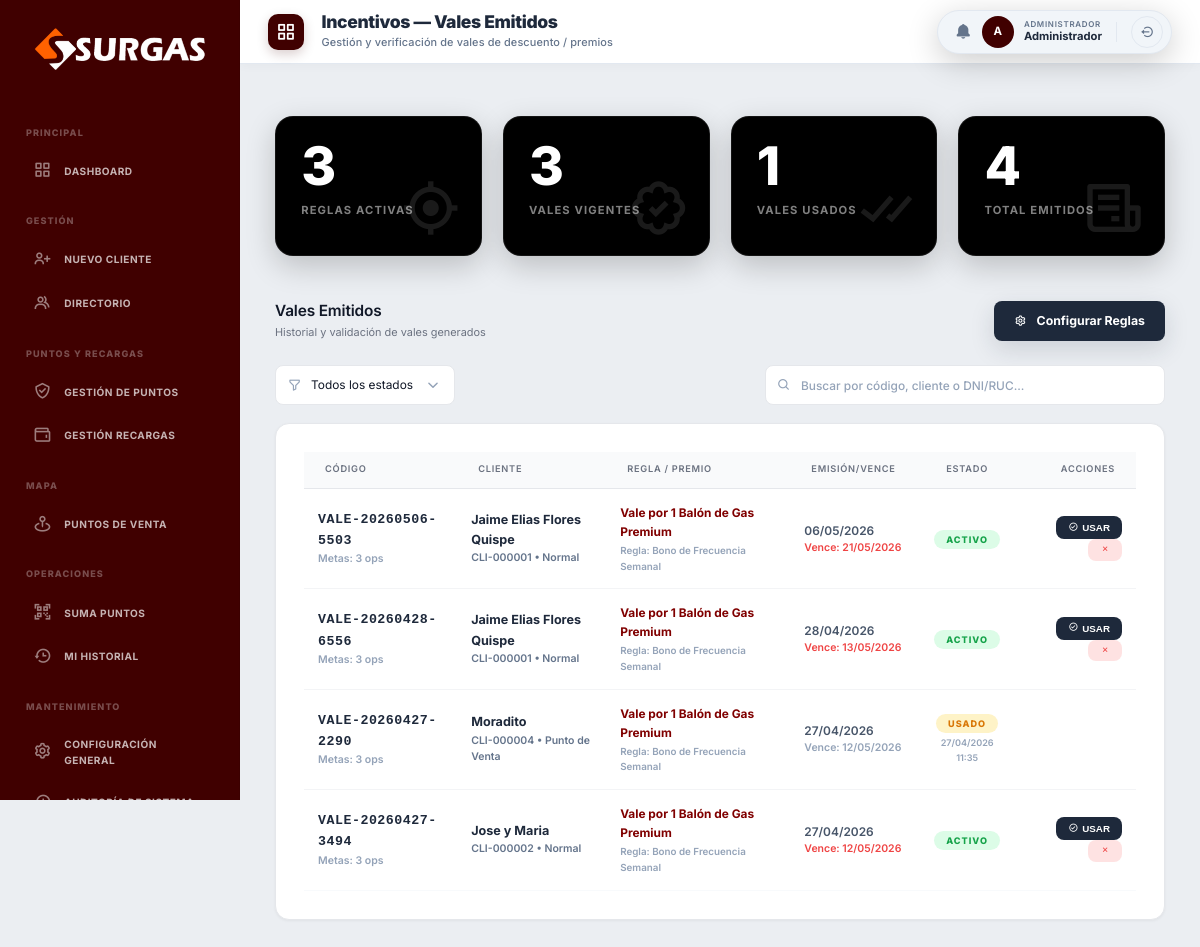
The app's page /incentivos/vales (signed in) with its own data.
### tables this page shows
CREATE TABLE IF NOT EXISTS `incentivos_vales` (
  `id` int(11) NOT NULL AUTO_INCREMENT,
  `codigo` varchar(25) NOT NULL COMMENT 'C├│digo ├║nico del vale: VALE-20260427-0001',
  `cliente_id` int(11) NOT NULL,
  `regla_id` int(11) NOT NULL,
  `periodo_evaluado` varchar(20) NOT NULL COMMENT '2026-04 (a├▒o-mes evaluado)',
  `cantidad_lograda` int(11) NOT NULL DEFAULT 0 COMMENT 'Operaciones realizadas en el periodo',
  `tipo_premio` enum('vale_descuento','vale_producto','vale_dinero') NOT NULL,
  `valor` decimal(10,2) NOT NULL DEFAULT 0.00,
  `descripcion` varchar(255) NOT NULL DEFAULT '',
  `fecha_emision` timestamp NOT NULL DEFAULT current_timestamp(),
  `fecha_vencimiento` date NOT NULL,
  `estado` enum('activo','usado','vencido','cancelado') NOT NULL DEFAULT 'activo',
  `usado_fecha` timestamp NULL DEFAULT NULL,
  `usado_por` int(11) DEFAULT NULL COMMENT 'FK ÔåÆ usuarios (qui├®n marc├│ como usado)',
  PRIMARY KEY (`id`),
  UNIQUE KEY `codigo` (`codigo`),
  KEY `regla_id` (`regla_id`),
  KEY `idx_cliente_periodo` (`cliente_id`,`periodo_evaluado`),
  KEY `idx_estado` (`estado`),
  KEY `idx_codigo` (`codigo`),
  CONSTRAINT `incentivos_vales_ibfk_1` FOREIGN KEY (`cliente_id`) REFERENCES `clientes` (`id`) ON DELETE CASCADE,
  CONSTRAINT `incentivos_vales_ibfk_2` FOREIGN KEY (`regla_id`) REFERENCES `incentivos_reglas` (`id`) ON DELETE CASCADE
);

CREATE TABLE IF NOT EXISTS `clientes` (
  `id` int(11) NOT NULL AUTO_INCREMENT,
  `codigo` varchar(20) DEFAULT NULL,
  `dni` varchar(15) DEFAULT NULL,
  `nombre` varchar(100) DEFAULT NULL,
  `razon_social` varchar(150) DEFAULT NULL,
  `tipo_cliente` enum('Normal','Restaurante','Punto de Venta') DEFAULT 'Normal',
  `ruc` varchar(15) DEFAULT NULL,
  `celular` varchar(20) DEFAULT NULL,
  `direccion` varchar(150) DEFAULT NULL,
  `departamento` enum('Tacna','Moquegua','Arequipa','Ilo') DEFAULT NULL,
  `token` varchar(255) DEFAULT NULL,
  `password` varchar(255) DEFAULT NULL,
  `puntos` int(11) DEFAULT 0,
  `estado` tinyint(4) DEFAULT 1,
  `creado_por` int(11) DEFAULT NULL,
  `fecha_creacion` timestamp NULL DEFAULT current_timestamp(),
  `session_id` varchar(255) DEFAULT NULL,
  PRIMARY KEY (`id`),
  UNIQUE KEY `codigo` (`codigo`),
  UNIQUE KEY `dni` (`dni`),
  KEY `creado_por` (`creado_por`),
  CONSTRAINT `clientes_ibfk_1` FOREIGN KEY (`creado_por`) REFERENCES `usuarios` (`id`)
);

CREATE TABLE IF NOT EXISTS `incentivos_reglas` (
  `id` int(11) NOT NULL AUTO_INCREMENT,
  `nombre` varchar(150) NOT NULL COMMENT 'Ej: Promo 10 Galones ÔåÆ Vale 50%',
  `descripcion` text DEFAULT NULL COMMENT 'Texto motivacional visible al cliente',
  `tipo_cliente` enum('Todos','Normal','Restaurante','Punto de Venta') NOT NULL DEFAULT 'Todos',
  `meta_cantidad` int(11) NOT NULL DEFAULT 1 COMMENT 'Cantidad m├¡nima de operaciones en el periodo',
  `periodo` enum('semanal','mensual','trimestral') NOT NULL DEFAULT 'mensual',
  `tipo_premio` enum('vale_descuento','vale_producto','vale_dinero') NOT NULL DEFAULT 'vale_descuento',
  `valor_premio` decimal(10,2) NOT NULL DEFAULT 0.00 COMMENT '50 = 50% descuento, o monto fijo',
  `descripcion_premio` varchar(255) NOT NULL DEFAULT '' COMMENT 'Ej: Vale de 50% en tu pr├│xima compra',
  `vigencia_dias` int(11) NOT NULL DEFAULT 30 COMMENT 'D├¡as de validez del vale generado',
  `estado` tinyint(4) NOT NULL DEFAULT 1 COMMENT '1=Activo, 0=Inactivo',
  `fecha_creacion` timestamp NOT NULL DEFAULT current_timestamp(),
  `fecha_actualizacion` timestamp NOT NULL DEFAULT current_timestamp() ON UPDATE current_timestamp(),
  PRIMARY KEY (`id`)
);

### controllers/IncentivoController.php (called while the page is built, shortened)
<?php
require_once __DIR__ . '/../models/IncentivoModel.php';
class IncentivoController {
    private IncentivoModel $model;
    public function __construct() {
        $this->model = new IncentivoModel();
    }
    public function vales(): void {
        $this->model->expirarValesVencidos();
        $vales = $this->model->getAllVales();
        $stats = $this->model->getEstadisticas();
        $this->render('incentivos/vales', [
            'vales' => $vales,
            'stats' => $stats
        ]);
    }
    private function render(string $view, array $data = []): void {
        extract($data);
        require __DIR__ . "/../views/{$view}.php";
    }
}

### config/Database.php (called while the page is built, shortened)
<?php
class Database {
    private static $instance = null;
    public static function getConnection(): PDO {
        if (self::$instance === null) {
            try {
                self::$instance = new PDO(
                    "mysql:host=" . DB_HOST . ";port=" . DB_PORT . ";dbname=" . DB_NAME . ";charset=utf8mb4",
                    DB_USER,
                    DB_PASS,
                    [
                        PDO::ATTR_ERRMODE            => PDO::ERRMODE_EXCEPTION,
                        PDO::ATTR_DEFAULT_FETCH_MODE => PDO::FETCH_ASSOC,
                        PDO::ATTR_EMULATE_PREPARES   => false,
                    ]
                );
                self::$instance->exec("SET time_zone = '-05:00'");
            } catch (PDOException $e) {
                http_response_code(500);
                die(json_encode(['error' => 'DB Connection failed: ' . $e->getMessage()]));
            }
        }
        return self::$instance;
    }
}

### models/IncentivoModel.php (called while the page is built, shortened)
<?php
require_once __DIR__ . '/../config/Database.php';
class IncentivoModel {
    private PDO $db;
    public function __construct() {
        $this->db = Database::getConnection();
    }
    public function getAllVales(int $limit = 200): array {
        $stmt = $this->db->prepare(
            "SELECT v.*, c.nombre AS cliente_nombre, c.codigo AS cliente_codigo, c.tipo_cliente,
                    r.nombre AS regla_nombre
             FROM incentivos_vales v
             JOIN clientes c ON c.id = v.cliente_id
             JOIN incentivos_reglas r ON r.id = v.regla_id
             ORDER BY v.fecha_emision DESC
             LIMIT ?"
        );
        $stmt->execute([$limit]);
        return $stmt->fetchAll(PDO::FETCH_ASSOC);
    }
    public function getEstadisticas(): array {
        $stats = [];
        $stmt = $this->db->query("SELECT COUNT(*) FROM incentivos_reglas WHERE estado = 1");
        $stats['reglas_activas'] = (int) $stmt->fetchColumn();
        $stmt = $this->db->query("SELECT COUNT(*) FROM incentivos_vales WHERE estado = 'activo'");
        $stats['vales_activos'] = (int) $stmt->fetchColumn();
        $stmt = $this->db->query("SELECT COUNT(*) FROM incentivos_vales WHERE estado = 'usado'");
        $stats['vales_usados'] = (int) $stmt->fetchColumn();
        $stmt = $this->db->query("SELECT COUNT(*) FROM incentivos_vales");
        $stats['vales_total'] = (int) $stmt->fetchColumn();
        return $stats;
    }
}

### views/incentivos/vales.php (the view, shortened to what this page needs)
<!DOCTYPE html>
<html lang="es">
<head>
    <link rel="stylesheet" href="<?= BASE_URL ?>assets/css/main.css">
    <link rel="stylesheet" href="<?= BASE_URL ?>assets/css/admin-layout.css">
    <link rel="stylesheet" href="<?= BASE_URL ?>assets/css/admin-tables.css">
    <link href='https://unpkg.com/boxicons@2.1.4/css/boxicons.min.css' rel='stylesheet'>
</head>
<body>
<?php include __DIR__ . '/../partials/sidebar_admin.php'; ?>
<div class="admin-layout">
    <div class="main-content">
        <?php include __DIR__ . '/../partials/header_admin.php'; ?>
        <div class="content-body">
            <div class="stats-row">
                <div class="dash-card card-dark">
                    <div class="dash-card-body">
                        <div class="dash-card-number"><?= $stats['reglas_activas'] ?></div>
                        <div class="dash-card-text">Reglas Activas</div>
                        <i class='bx bx-target-lock dash-card-icon'></i>
                    </div>
                </div>
                <div class="dash-card card-orange">
                    <div class="dash-card-body">
                        <div class="dash-card-number"><?= $stats['vales_activos'] ?></div>
                        <div class="dash-card-text">Vales Vigentes</div>
                        <i class='bx bx-badge-check dash-card-icon'></i>
                    </div>
                </div>
                <div class="dash-card card-wine">
                    <div class="dash-card-body">
                        <div class="dash-card-number"><?= $stats['vales_usados'] ?></div>
                        <div class="dash-card-text">Vales Usados</div>
                        <i class='bx bx-check-double dash-card-icon'></i>
                    </div>
                </div>
                <div class="dash-card card-dark">
                    <div class="dash-card-body">
                        <div class="dash-card-number"><?= $stats['vales_total'] ?></div>
                        <div class="dash-card-text">Total Emitidos</div>
                        <i class='bx bx-receipt dash-card-icon'></i>
                    </div>
                </div>
            </div>
            <div class="modern-section-header">
                <div class="section-title-flex">
                    <div class="section-title-text">
                        <h3>Vales Emitidos</h3>
                        <span>Historial y validación de vales generados</span>
                    </div>
                </div>
                <div class="section-actions">
                    <a href="<?= BASE_URL ?>incentivos/reglas" class="btn-primary-premium btn-midnight">
                        <i class='bx bx-cog'></i>
                        <span>Configurar Reglas</span>
                    </a>
                </div>
            </div>
            <div class="clientes-toolbar">
                <div class="clientes-toolbar-filters">
                    <div class="header-search-modern">
                        <i class='bx bx-filter-alt'></i>
                        <select id="statusFilter" onchange="filterTable()">
                            <option value="all">Todos los estados</option>
                        </select>
                    </div>
                </div>
                <div class="clientes-toolbar-search">
                    <div class="header-search-modern clientes-search-input">
                        <i class='bx bx-search'></i>
                        <input type="text" id="searchInput" placeholder="Buscar por código, cliente o DNI/RUC..." onkeyup="filterTable()">
                    </div>
                </div>
            </div>
            <div class="card">
                <div class="table-wrapper">
                    <table class="data-table" id="valesTable">
                    <thead>
                        <tr>
                            <th style="text-align: left;">Código</th>
                            <th style="text-align: left;">Cliente</th>
                            <th style="text-align: left;">Regla / Premio</th>
                            <th style="text-align: left;">Emisión/Vence</th>
                            <th class="text-center">Estado</th>
                            <th style="text-align: right;">Acciones</th>
                        </tr>
                    </thead>
                    <tbody>
                        <?php if(empty($vales)): ?>
                        <tr><td colspan="6" style="text-align: center; padding: 3rem; color: #94a3b8; font-weight: 600;">No hay vales registrados</td></tr>
                        <?php else: ?>
                            <?php foreach($vales as $v): ?>
                            <tr class="vale-row" data-status="<?= $v['estado'] ?>" style="border-bottom: 1px solid #f8fafc;">
                                <td style="padding: 1rem;">
                                    <div style="font-weight: 800; color: #1e293b; font-size: 0.95rem; font-family: monospace; letter-spacing: 0.5px;"><?= $v['codigo'] ?></div>
                                    <div style="font-size: 0.75rem; color: #94a3b8; font-weight: 600;">Metas: <?= $v['cantidad_lograda'] ?> ops</div>
                                </td>
                                <td style="padding: 1rem;">
                                    <div style="font-weight: 700; color: #1e293b; font-size: 0.9rem;"><?= htmlspecialchars($v['cliente_nombre']) ?></div>
                                    <div style="font-size: 0.75rem; color: #64748b; font-weight: 600;"><?= $v['cliente_codigo'] ?> • <?= $v['tipo_cliente'] ?></div>
                                </td>
                                <td style="padding: 1rem;">
                                    <div style="font-weight: 700; color: #800000; font-size: 0.85rem; margin-bottom: 2px;"><?= htmlspecialchars($v['descripcion']) ?></div>
                                    <div style="font-size: 0.7rem; color: #94a3b8; font-weight: 600;">Regla: <?= htmlspecialchars($v['regla_nombre']) ?></div>
                                </td>
                                <td style="padding: 1rem;">
                                    <div style="font-size: 0.85rem; color: #475569; font-weight: 600;"><?= date('d/m/Y', strtotime($v['fecha_emision'])) ?></div>
                                    <div style="font-size: 0.75rem; color: <?= (strtotime($v['fecha_vencimiento']) < time() && $v['estado'] === 'activo') ? '#ef4444' : '#94a3b8' ?>; font-weight: 600;">
                                        Vence: <?= date('d/m/Y', strtotime($v['fecha_vencimiento'])) ?>
                                    </div>
                                </td>
                                <td style="padding: 1rem; text-align: center;">
                                    <span class="table-badge badge-<?= $v['estado'] ?>"><?= strtoupper($v['estado']) ?></span>
                                    <?php if($v['estado'] === 'usado'): ?>
                                        <div style="font-size: 0.65rem; color: #94a3b8; margin-top: 4px; font-weight: 600;">
                                            <?= date('d/m/Y H:i', strtotime($v['usado_fecha'])) ?>
                                        </div>
                                    <?php endif; ?>
                                </td>
                                <td style="padding: 1rem; text-align: right;">
                                    <?php if($v['estado'] === 'activo'): ?>
                                        <form method="POST" action="<?= BASE_URL ?>incentivos/vales/usar" style="display:inline;" onsubmit="return confirmAction(event, '¿Marcar vale como usado?', 'Se registrará que el cliente redimió este vale.', 'Sí, usar vale', '#1e293b')">
                                            <button type="submit" class="btn-action-sm btn-use" title="Marcar como usado">
                                                <i class='bx bx-check-circle'></i> Usar
                                            </button>
                                        </form>
                                        <form method="POST" action="<?= BASE_URL ?>incentivos/vales/cancelar" style="display:inline;" onsubmit="return confirmAction(event, '¿Cancelar vale?', 'El vale quedará inválido de forma permanente.', 'Sí, cancelar', '#ef4444')">
                                            <button type="submit" class="btn-action-sm btn-cancel" title="Cancelar vale">
                                                <i class='bx bx-x'></i>
                                            </button>
                                        </form>
                                    <?php endif; ?>
                                </td>
                            </tr>
                            <?php endforeach; ?>
                        <?php endif; ?>
                    </tbody>
                    </table>
                </div>
            </div>
    </div>
</div>
</body>
</html>

### index.php (shortened to what this page needs)
<?php
require_once __DIR__ . '/config/Database.php';
$url    = trim($_GET['url'] ?? '', '/');
$method = $_SERVER['REQUEST_METHOD'];
$url = (string) strtok($url, '?');
foreach ($routes as [$routeMethod, $pattern, $controllerName, $action]) {
    if ($method !== $routeMethod || $url !== $pattern) continue;
    $controller = new $controllerName();
    $controller->$action();
    break;
}

### records on screen
incentivos_vales: codigo "VALE-20260506-5503", cantidad_lograda "3", cliente.nombre "Jaime Elias Flores Quispe", cliente.codigo "CLI-000001", cliente.tipo_cliente "Normal", descripcion "Vale por 1 Balón de Gas Premium", regla.nombre "Bono de Frecuencia Semanal", fecha_emision "06/05/2026", fecha_vencimiento "21/05/2026", estado "ACTIVO"
incentivos_vales: codigo "VALE-20260428-6556", cantidad_lograda "3", cliente.nombre "Jaime Elias Flores Quispe", cliente.codigo "CLI-000001", cliente.tipo_cliente "Normal", descripcion "Vale por 1 Balón de Gas Premium", regla.nombre "Bono de Frecuencia Semanal", fecha_emision "28/04/2026", fecha_vencimiento "13/05/2026", estado "ACTIVO"
incentivos_vales: codigo "VALE-20260427-2290", cantidad_lograda "3", cliente.nombre "Moradito", cliente.codigo "CLI-000004", cliente.tipo_cliente "Punto de Venta", descripcion "Vale por 1 Balón de Gas Premium", regla.nombre "Bono de Frecuencia Semanal", fecha_emision "27/04/2026", fecha_vencimiento "12/05/2026", estado "USADO", usado_fecha "27/04/2026 11:35"
incentivos_vales: codigo "VALE-20260427-3494", cantidad_lograda "3", cliente.nombre "Jose y Maria", cliente.codigo "CLI-000002", cliente.tipo_cliente "Normal", descripcion "Vale por 1 Balón de Gas Premium", regla.nombre "Bono de Frecuencia Semanal", fecha_emision "27/04/2026", fecha_vencimiento "12/05/2026", estado "ACTIVO"

### other values on screen
$stats['reglas_activas'] "3"
$stats['vales_activos'] "3"
$stats['vales_usados'] "1"
$stats['vales_total'] "4"
